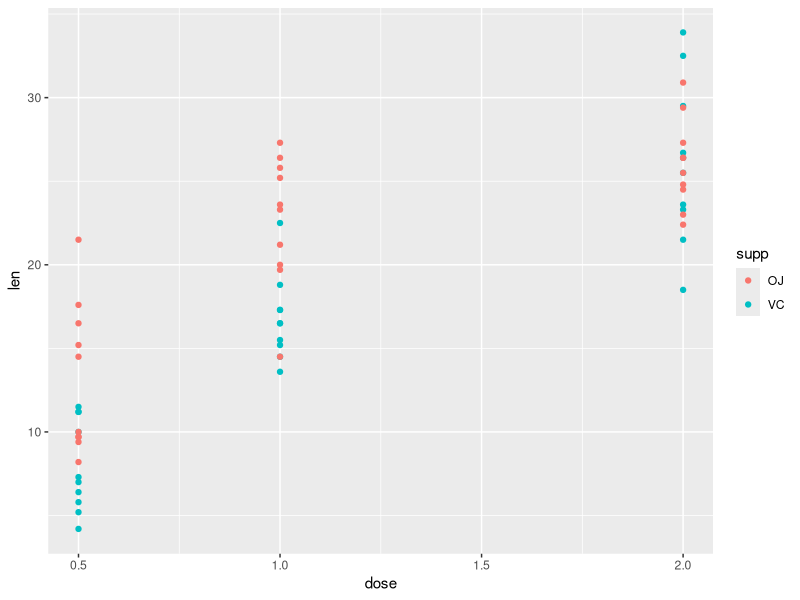
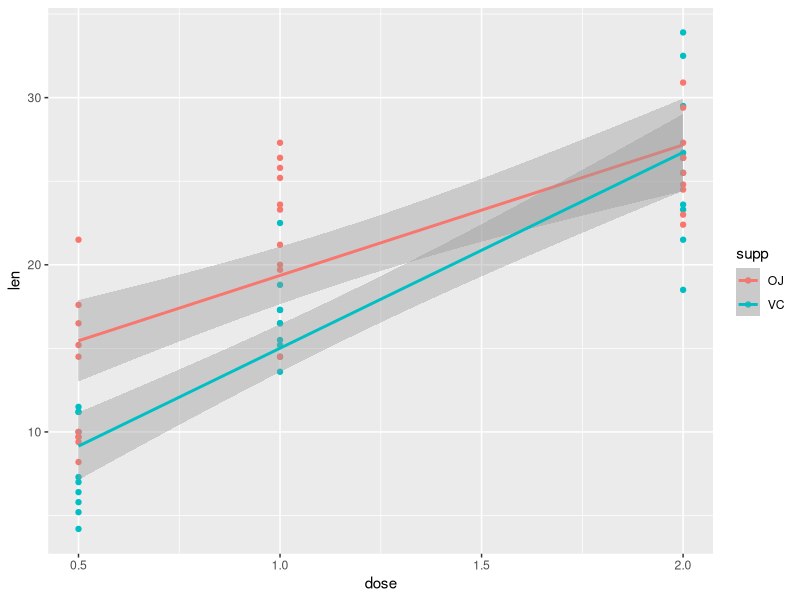

Write R code to recreate these figures, in order.
## ---- chunk 1
knitr::opts_chunk$set(echo = TRUE)
## ---- chunk 2

data("ToothGrowth")
str(ToothGrowth)

## ---- chunk 3
library(ggplot2)
g3<-ggplot(data = ToothGrowth, aes(x=dose, y=len, color=supp))+geom_point()
g3
## ---- chunk 4
g3+geom_smooth(method = "lm")
## ---- chunk 5
lenoj<-subset(ToothGrowth, supp=='OJ', select = 'len')
lenvc<-subset(ToothGrowth, supp=='VC', select = 'len')

t.test(lenoj, lenvc)
## ---- chunk 6
len0.5<-subset(ToothGrowth, dose==0.5, select = 'len')
len2.0<-subset(ToothGrowth, dose==2.0, select = 'len')

t.test(len2.0$len, len0.5$len,paired = T)
## ---- chunk 7
###statistical test for the supp oj

len2.0oj<-ToothGrowth[ToothGrowth$dose==2.0&ToothGrowth$supp=='OJ',1]
len0.5oj<-ToothGrowth[ToothGrowth$dose==0.5&ToothGrowth$supp=='OJ',1]
t.test(len2.0oj,len0.5oj, paired = T)
## ---- chunk 8
###statistical test for the supp vc

len2.0vc<-ToothGrowth[ToothGrowth$dose==2.0&ToothGrowth$supp=='VC',1]
len0.5vc<-ToothGrowth[ToothGrowth$dose==0.5&ToothGrowth$supp=='VC',1]
t.test(len2.0vc,len0.5vc, paired = T)
